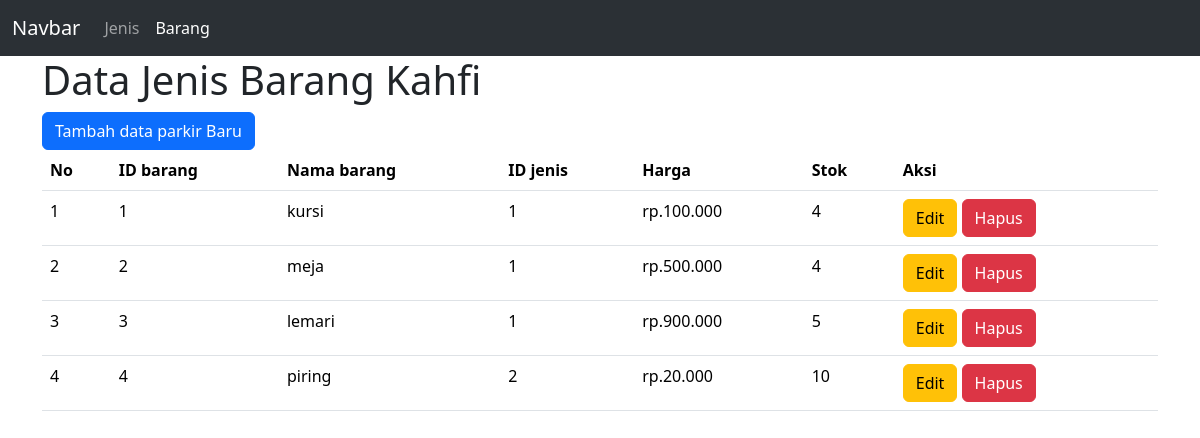
/view/barang/index.php, run on the app's committed database.
### tables this page shows
CREATE TABLE `barang` (
  `id_barang` int NOT NULL,
  `nama_barang` varchar(30) DEFAULT NULL,
  `id_jenis` int DEFAULT NULL,
  `harga` varchar(25) DEFAULT NULL,
  `stok` int DEFAULT NULL
);

### view/barang/index.php (the view, shortened to what this page needs)
<!DOCTYPE html>
<html lang="en">
<head>
    <link rel="stylesheet" href="https://cdn.jsdelivr.net/npm/bootstrap@5.3.3/dist/css/bootstrap.min.css">
</head>
<body>
    <nav class="navbar navbar-expand-lg bg-body-tertiary" data-bs-theme="dark">
        <div class="container-fluid">
            <a class="navbar-brand" href="#">Navbar</a>
            <div class="collapse navbar-collapse" id="navbarSupportedContent">
                <ul class="navbar-nav me-auto mb-2 mb-lg-0">
                    <li class="nav-item">
                        <a class="nav-link" aria-current="page" href="../jenis/index.php">Jenis</a>
                    </li>
                    <li class="nav-item">
                        <a class="nav-link active" href="../barang/index.php">Barang</a>
                    </li>
                </ul>
            </div>
        </div>
    </nav>
    <div class="container">
        <h1>Data Jenis Barang Kahfi</h1>
        <a href="view_tambah.php" class="btn btn-primary">Tambah data parkir Baru</a>
        <table class="table">
            <thead>
                <tr>
                    <th scope="col">No</th>
                    <th scope="col">ID barang</th>
                    <th scope="col">Nama barang</th>
                    <th scope="col">ID jenis</th>
                    <th scope="col">Harga</th>
                    <th scope="col">Stok</th>
                    <th scope="col">Aksi</th>
                </tr>
            </thead>
            <tbody>
            <?php
                include '../../config/koneksi.php';
                $query = "SELECT * FROM barang";
                $result = mysqli_query($conn, $query);
                if (mysqli_num_rows($result) > 0) {
                    $no = 1;
                    while ($data = mysqli_fetch_assoc($result)) {
                        ?>
                        <tr>
                            <td><?php echo $no; ?></td>
                            <td><?php echo $data['id_barang'] ?></td>
                            <td><?php echo $data['nama_barang'] ?></td>
                            <td><?php echo $data['id_jenis'] ?></td>
                            <td><?php echo $data['harga'] ?></td>
                            <td><?php echo $data['stok'] ?></td>
                            <td>
                            <a href="edit.php?id=<?php echo $data['id_barang']; ?>"
                            class="btn btn-warning">Edit</a>
                            <a href="hapus.php?id=<?php echo $data['id_barang']; ?>"
                            class="btn btn-danger" onclick="return confirm
                            ('Apakah Anda yakin ingin menghapus data ini?')">Hapus</a>
                            </td>
                        </tr>
                        <?php
                        $no++ ;
                        }
                    }else {
                    echo "belum ada data";
                }
                ?>
            </tbody>
        </table>
    </div>
</body>
</html>

### data on the page
barang: id_barang "1", nama_barang "kursi", id_jenis "1", harga "rp.100.000", stok "4"
barang: id_barang "2", nama_barang "meja", id_jenis "1", harga "rp.500.000", stok "4"
barang: id_barang "3", nama_barang "lemari", id_jenis "1", harga "rp.900.000", stok "5"
barang: id_barang "4", nama_barang "piring", id_jenis "2", harga "rp.20.000", stok "10"
